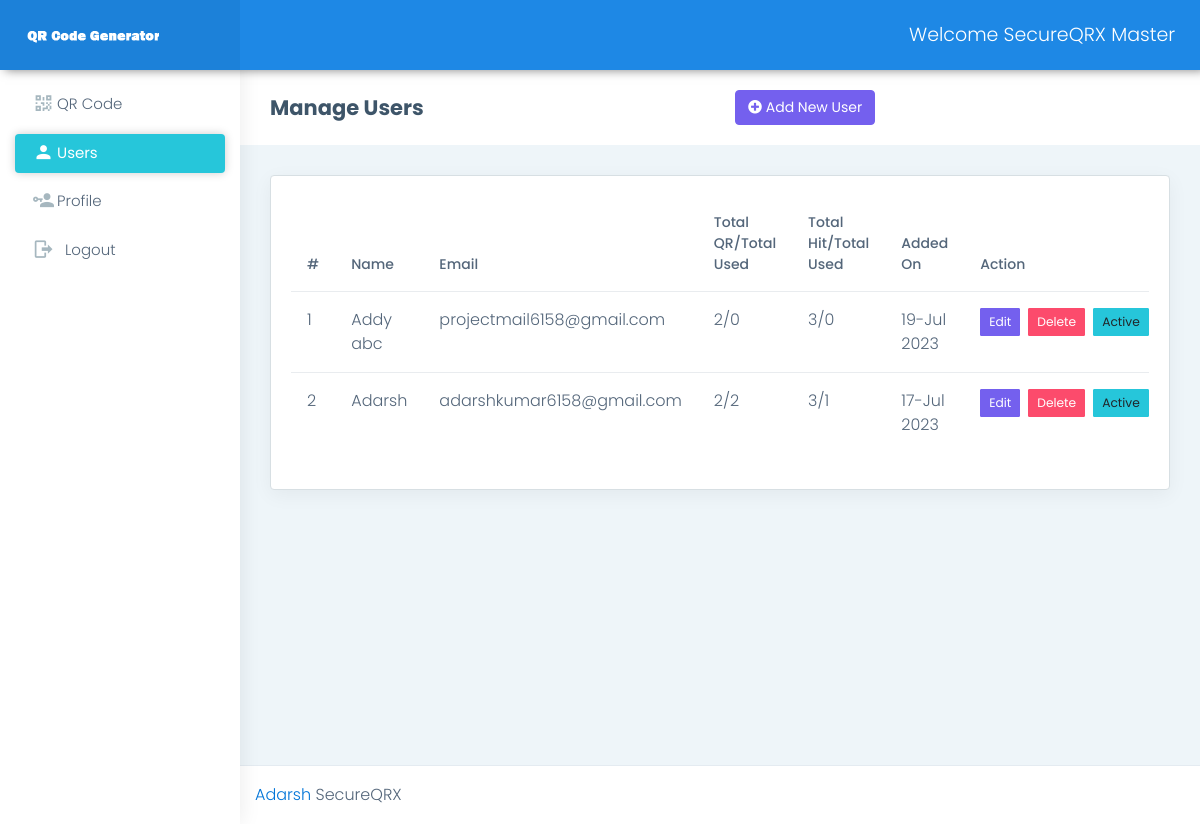
/users.php (signed in), run on the app's committed database.
### tables this page shows
CREATE TABLE `users` (
  `id` int(11) NOT NULL,
  `name` varchar(255) NOT NULL,
  `email` varchar(255) NOT NULL,
  `password` varchar(255) NOT NULL,
  `total_qr` int(11) NOT NULL,
  `total_hit` int(11) NOT NULL,
  `role` enum('0','1') NOT NULL COMMENT '0=>"Admin",1=>"User"',
  `status` int(11) NOT NULL,
  `added_on` datetime NOT NULL
);

### function.php (called while the page is built, shortened)
	<?php
function getCustomDate($date){
	if($date!=''){
		$date=strtotime($date);
		return date('d-M Y',$date);
	}
}
function getUserTotalQR($uid){
	global $con;
	$row=mysqli_fetch_assoc(mysqli_query($con,"select count(*) as total_qr from qr_code where added_by='$uid'"));
	return $row;
}
function getUserTotalQRHit($uid){
	global $con;
	$row=mysqli_fetch_assoc(mysqli_query($con,"SELECT count(*) as total_hit from qr_traffic, qr_code, users WHERE qr_traffic.qr_code_id=qr_code.id and qr_code.added_by=users.id and users.id='".$uid."'"));
	return $row;
}
?>

### users.php (the view, shortened to what this page needs)
<?php
include('header.php');
$res=mysqli_query($con,"select * from users where role='1' order by added_on desc");
?>
<div class="page-wrapper">
<div class="page-breadcrumb">
    <div class="row align-items-center">
        <div class="col-md-6 col-8 align-self-center">
            <h3 class="mb-0 p-0">Manage Users</h3>
        </div>
        <div class="col-md-6 col-4 text-end">
            <a href="manage_users.php" class="btn btn-primary">
                <i class="fas fa-plus-circle me-1"></i>
                Add New User
            </a>
        </div>
    </div>
</div>
<div class="container-fluid">
   <div class="row">
      <div class="col-12">
         <div class="card">
            <div class="card-body ">
			  <?php if(mysqli_num_rows($res)>0){?>
               <div class="table-responsive" >
                  <table class="table user-table">
                     <thead>
                        <tr>
                           <th class="border-top-0">#</th>
                           <th class="border-top-0">Name</th>
                           <th class="border-top-0">Email</th>
                           <th class="border-top-0">Total QR/Total Used</th>
                           <th class="border-top-0">Total Hit/Total Used</th>
						   <th class="border-top-0">Added On</th>
                           <th class="border-top-0">Action</th>
                        </tr>
                     </thead>
                     <tbody>
						<?php
						$i=1;
						while($row=mysqli_fetch_assoc($res)){
						$getUserTotalQR=getUserTotalQR($row['id']);
						$totalUserQRHitListRes=getUserTotalQRHit($row['id']);
							?>
                        <tr>
                           <td><?php echo $i++?></td>
                           <td><?php echo $row['name']?></td>
                           <td><?php echo $row['email']?></td>
                           <td><?php echo $row['total_qr']?>/<?php echo $getUserTotalQR['total_qr']?></td>
						   <td><?php echo $row['total_hit']?>/<?php echo $totalUserQRHitListRes['total_hit']?></td>
						   <td><?php echo getCustomDate($row['added_on'])?></td>
                           <td>
                           <div class="d-flex align-items-center">
                           <a href="manage_users.php?id=<?php echo $row['id']; ?>" class="btn btn-primary btn-sm mr-2">Edit</a>
                         <a href="delete_users.php?id=<?php echo $row['id']; ?>" class="btn btn-danger btn-sm mr-2">Delete</a>
								<?php
								$status="active";
								$strStatus="Deactive";
								if($row['status']==1){
									$status="deactive";
									$strStatus="Active";
								}
								?>
								<a href="?id=<?php echo $row['id']; ?>&status=<?php echo $status; ?>" class="btn btn-<?php echo ($row['status'] == 1) ? 'success' : 'warning'; ?> btn-sm"><?php echo $strStatus; ?></a>
                        </div>
						   </td>
                        </tr>
						<?php } ?>
                     </tbody>
                  </table>
               </div>
			  <?php } else{
				echo "No data found";
			  }
			  ?>
            </div>
         </div>
      </div>
   </div>
</div>
<?php include('footer.php')?>

### header.php (shortened to what this page needs)
<?php
include('database.php');
include('function.php');
$cur_page=$_SERVER['SCRIPT_NAME'];
$cur_page_arr=explode("/",$cur_page);
$cur_page=$cur_page_arr[count($cur_page_arr)-1];
$user_selected="";
if($cur_page=="users.php" || $cur_page=="manage_users.php"){
	$user_selected="active";
}
$profile_selected="";
$qr_selected="";
?>
<!DOCTYPE html>
<html dir="ltr" lang="en">
   <head>
      <link href="css/style.min.css" rel="stylesheet">
   </head>
   <body>
      <div id="main-wrapper" data-layout="vertical" data-navbarbg="skin5" data-sidebartype="full"
         data-sidebar-position="absolute" data-header-position="absolute" data-boxed-layout="full">
         <header class="topbar" data-navbarbg="skin6">
            <nav class="navbar top-navbar navbar-expand-md navbar-dark">
               <div class="navbar-header" data-logobg="skin6">
                  <a class="navbar-brand ml-4" href="index.php">
                  <span class="logo-text">
                  <img src="assets/images/logo-light-text.png" alt="homepage" class="dark-logo" />
                  </span>
                  </a>
               </div>
               <div class="navbar-collapse collapse" id="navbarSupportedContent" data-navbarbg="skin5">
                  <ul class="navbar-nav mr-auto mt-md-0 ">
                     <li class="nav-item search-box">
                     </li>
                  </ul>
                  <ul class="navbar-nav">
                     <li class="nav-item dropdown">
                        <a class="nav-link dropdown-toggle text-muted waves-effect waves-dark" href=""
                           data-toggle="dropdown" aria-haspopup="true" aria-expanded="false">Welcome <?php echo $_SESSION['QR_USER_NAME']?></a>
                     </li>
                  </ul>
               </div>
            </nav>
         </header>
         <aside class="left-sidebar" data-sidebarbg="skin6">
            <div class="scroll-sidebar">
               <nav class="sidebar-nav">
                  <ul id="sidebarnav">
					<li class="sidebar-item"> <a class="sidebar-link waves-effect waves-dark sidebar-link <?php echo $qr_selected?>" href="qr_codes.php" aria-expanded="false"><i class="mdi mdi-qrcode"></i><span class="hide-menu">QR Code</span></a>
                     </li>
					 <?php
					 if($_SESSION['QR_USER_ROLE']==0){
					 ?>
					 <li class="sidebar-item"> <a class="sidebar-link waves-effect waves-dark sidebar-link <?php echo $user_selected?>" href="users.php" aria-expanded="false"><i class="mdi mdi-account"></i><span class="hide-menu">Users</span></a>
                     </li>
					 <?php } ?>
					 <li class="sidebar-item"> <a class="sidebar-link waves-effect waves-dark sidebar-link <?php echo $profile_selected?>" href="profile.php" aria-expanded="false"><i class="mdi mdi-account-key"></i><span class="hide-menu">Profile</span></a>
                     <li class="sidebar-item"> <a class="sidebar-link waves-effect waves-dark sidebar-link" href="logout.php" aria-expanded="false"><i class="mdi mr-2 mdi-logout"></i><span class="hide-menu">Logout</span></a>
                     </li>
                  </ul>
               </nav>
            </div>
         </aside>

### footer.php (shortened to what this page needs)
<footer class="footer"> <a href="https://adarshkm.000webhostapp.com/">Adarsh </a>SecureQRX
            </footer>
         </div>
      </div>
   </body>
</html>

### data on the page
users: name "Addy abc", email "projectmail6158@gmail.com", total_qr "2", total_qr "0", total_hit "3", total_hit "0", added_on "19-Jul 2023", status "Active"
users: name "Adarsh", email "adarshkumar6158@gmail.com", total_qr "2", total_hit "3", total_hit "1", added_on "17-Jul 2023", status "Active"

### other printed values
$_SESSION['QR_USER_NAME'] "SecureQRX Master"
